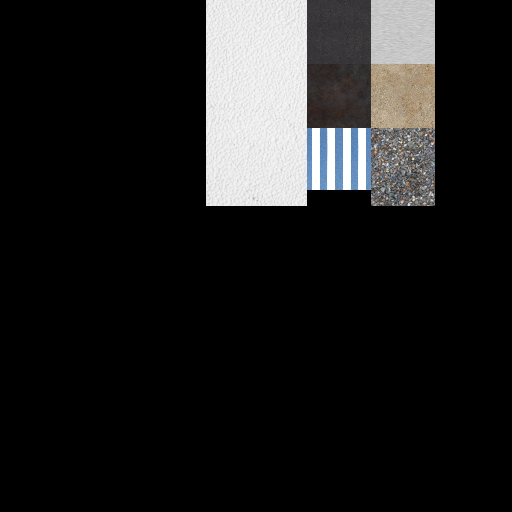
#> input picture features/HouseGenerator/base.png, 512 x 512 px
$ python recombinator.py
#> lines starting #> are read from the running program, lines starting #| are printed output that depends on the picture
from os import listdir
from os.path import isfile, join
from PIL import Image, ImageOps
import itertools


def get_image_names(prefix):
    return [f for f in listdir('./') \
        if f.startswith(prefix) and isfile(join('./', f))]


# Load the base image
im = Image.open('base.png')
#> im is the input picture: PIL image 512x512 RGBA; mean R, G, B, A 30.9, 30.7, 30.7, 255
im_spec = Image.open('base_specular.png')
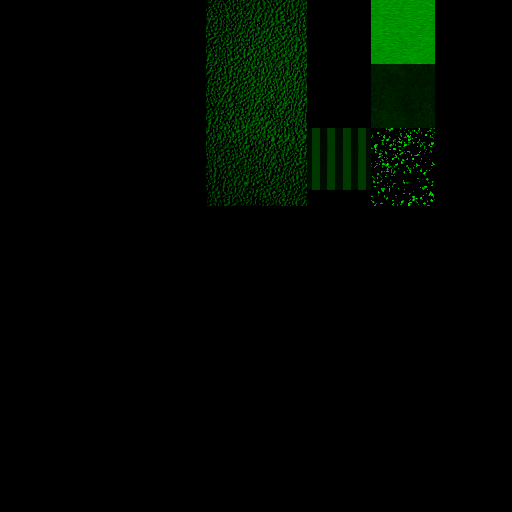
#> input picture features/HouseGenerator/base_specular.png, 512 x 512 px
#> im_spec is the input picture: PIL image 512x512 RGBA; mean R, G, B, A 0, 6.7, 0, 255
im_norm = Image.open('base_normal.png')
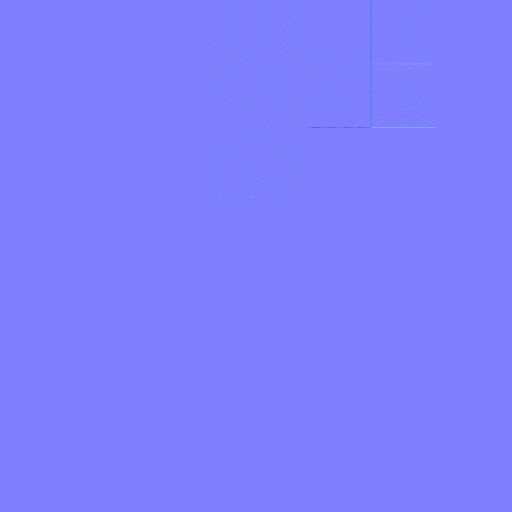
#> input picture features/HouseGenerator/base_normal.png, 512 x 512 px
#> im_norm is the input picture: PIL image 512x512 RGBA; mean R, G, B, A 127, 127, 254.8, 255

# Setup the image files combinational list
raw = []
prefixes = ['1stcorner.', 'facade.', 'roof.', 'shop.']
for prefix in prefixes:
    raw.append(get_image_names(prefix))
combs = list(itertools.product(*raw))

# Combine images and save them
for i,comb in enumerate(combs):
    fpath = '../FeaturesHouse_{:03d}.png'.format(i + 1)
    new = im.copy()
    for img_path in comb:
        add = Image.open(img_path)
        new.paste(add, (0,0), add)
    new.save(fpath)
    fpath = '../FeaturesHouseSpecular_{:03d}.png'.format(i + 1)
    new = im_spec.copy()
    for img_path in comb:
        add = Image.open(img_path[:-8] + '_specular' + img_path[-8:])
        new.paste(add, (0,0), add)
    new.save(fpath)
    fpath = '../FeaturesHouseNormal_{:03d}.png'.format(i + 1)
    new = im_norm.copy()
    for img_path in comb:
        add = Image.open(img_path[:-8] + '_normal' + img_path[-8:])
        new.paste(add, (0,0), add)
    new = ImageOps.flip(new)
    new.save(fpath)
